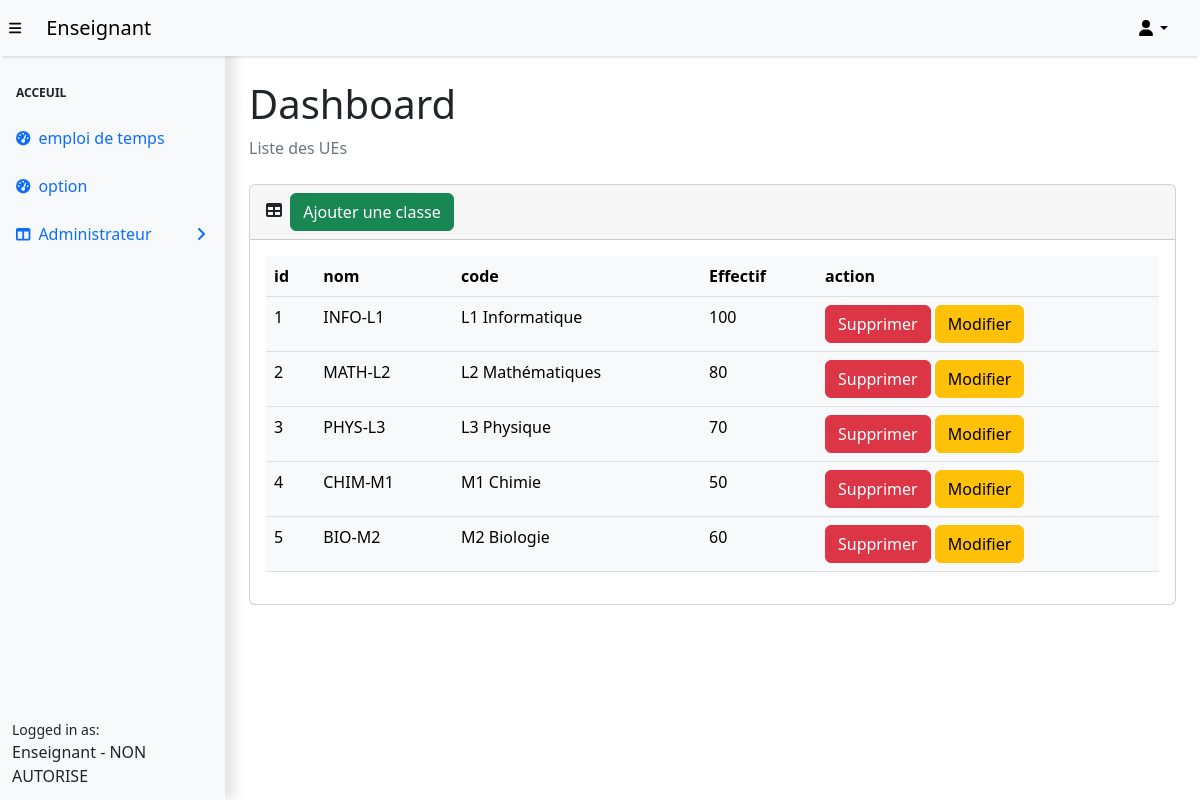
The app's page /enseignant/classe.php with its own data.
### tables this page shows
CREATE TABLE `classe` (
  `id_classe` bigint(20) NOT NULL,
  `nom_classe` varchar(50) DEFAULT NULL,
  `code_classe` varchar(50) DEFAULT NULL,
  `effectif_classe` bigint(20) DEFAULT NULL,
  `id_departement` bigint(20) DEFAULT NULL,
  `annee_academique` date NOT NULL DEFAULT current_timestamp()
);

### enseignant/classes/Classe.php (called while the page is built, shortened)
<?php
class Classe {
    private $pdo;
    public function __construct($pdo) {
        $this->pdo = $pdo;
    }
    public function read() {
        $sql = "SELECT * FROM classe";
        $stmt = $this->pdo->query($sql);
        return $stmt->fetchAll(PDO::FETCH_ASSOC);
    }
}

### enseignant/classe.php (the view, shortened to what this page needs)
<?php session_start() ;
    include_once "classes/Departement.php";
    include_once "classes/Classe.php";
    $horaire = new Classe($connexion);
    $horaires = $horaire->read();
    ?>
<!DOCTYPE html>
<html lang="fr">
    <head>
        <link href="https://cdn.jsdelivr.net/npm/simple-datatables@7.1.2/dist/style.min.css" rel="stylesheet" />
        <link href="css/styles.css" rel="stylesheet" />
    </head>
    <body class="sb-nav-fixed">
        <?php include_once "templates/fixedNavBar.php";?>
        <div id="layoutSidenav">
            <div id="layoutSidenav_content">
            <?php include_once "templates/sideBar.php" ?>
                <main>
                    <div class="container-fluid px-4">
                        <h1 class="mt-4">Dashboard</h1>
                        <ol class="breadcrumb mb-4">
                            <li class="breadcrumb-item active">Liste des UEs</li>
                        </ol>
                        <div class="card mb-4">
                            <div class="card-header">
                                <i class="fas fa-table me-1"></i>
                                 <button type="button" class="btn btn-success ml-2" data-toggle="modal" data-target="#modalEnseignant">Ajouter une classe</button>
                            </div>
                            <div class="card-body">
                                <table class="table table-light">
                                    <thead>
                                        <tr>
                                            <th>id</th>
                                            <th>nom</th>
                                            <th>code</th>
                                            <th>Effectif</th>
                                            <th>action</th>
                                        </tr>
                                    </thead>
                                    <tbody>
                                    <?php foreach ($horaires as $horaire): ?>
                                        <tr>
                                            <td><?php echo $horaire['id_classe']; ?></td>
                                            <td><?php echo $horaire['code_classe']; ?></td>
                                            <td><?php echo $horaire['nom_classe']; ?></td>
                                            <td><?php echo $horaire['effectif_classe']; ?></td>
                                            <th><a class="btn btn-danger">Supprimer</a > <a class="btn btn-warning ml-2">Modifier</a></th>
                                        </tr>
                                    <?php endforeach; ?>
                                    </tbody>
                                </table>
                            </div>
                        </div>
                        </div>
                    </div>
            </div>
    </body>
</html>

### enseignant/templates/fixedNavBar.php (shortened to what this page needs)
<nav class="sb-topnav navbar navbar-expand navbar-dark bg-light" style="color:black; box-shadow: 0 4px 2px -2px rgba(0, 0, 0, 0.1);">
    <button class="btn btn-link btn-sm order-1 order-lg-0 me-4 me-lg-0" id="sidebarToggle" href="#!" style="color:black;" ><i class="fas fa-bars"></i></button>
            <a class="navbar-brand ps-3" href="index.php" style="color:black;">Enseignant</a>
            <ul class="navbar-nav ms-auto ms-md-0 me-3 me-lg-4">
                <li class="nav-item dropdown">
                    <a class="nav-link dropdown-toggle" id="navbarDropdown" href="#" role="button" data-bs-toggle="dropdown" aria-expanded="false" style="color:black;"><i class="fas fa-user fa-fw"></i></a>
                </li>
            </ul>
        </nav>

### enseignant/templates/sideBar.php (shortened to what this page needs)
<div id="layoutSidenav_nav">
    <nav class="sb-sidenav accordion sb-sidenav-lg navbar-fixed bg-light "  id="sidenavAccordion" style="box-shadow: 10px 0px 10px 0px rgba(0,0,0,0.1);">
        <div class="sb-sidenav-menu" >
            <div class="nav">
                <div class="sb-sidenav-menu-heading">Acceuil</div>
                <a class="nav-link" href="index.php">
                    <div class="sb-nav-link-icon"><i class="fas fa-tachometer-alt"></i></div>
                    emploi de temps
                </a>
                <a class="nav-link" href="">
                    <div class="sb-nav-link-icon"><i class="fas fa-tachometer-alt"></i></div>
                    option
                </a>
                    <a class="nav-link collapsed" href="#" data-bs-toggle="collapse" data-bs-target="#collapseLayouts" aria-expanded="false" aria-controls="collapseLayouts">
                    <div class="sb-nav-link-icon"><i class="fas fa-columns"></i></div>
                    Administrateur
                    <div class="sb-sidenav-collapse-arrow"><i class="fas fa-angle-down"></i></div>
                    </a>
            </div>
        </div>
        <div class="sb-sidenav-footer">
            <div class="small">Logged in as:</div>
            <?php
            if (isset($_SESSION['user'])){
                echo $_SESSION['user']['nom_enseignant'];
                echo "-";
                echo $_SESSION['user']['email_enseignant'];
            }else
                echo "Enseignant - NON AUTORISE";
            ?>
        </div>
    </nav>
</div>

### records on screen
classe: id_classe "1", code_classe "INFO-L1", nom_classe "L1 Informatique", effectif_classe "100"
classe: id_classe "2", code_classe "MATH-L2", nom_classe "L2 Mathématiques", effectif_classe "80"
classe: id_classe "3", code_classe "PHYS-L3", nom_classe "L3 Physique", effectif_classe "70"
classe: id_classe "4", code_classe "CHIM-M1", nom_classe "M1 Chimie", effectif_classe "50"
classe: id_classe "5", code_classe "BIO-M2", nom_classe "M2 Biologie", effectif_classe "60"
